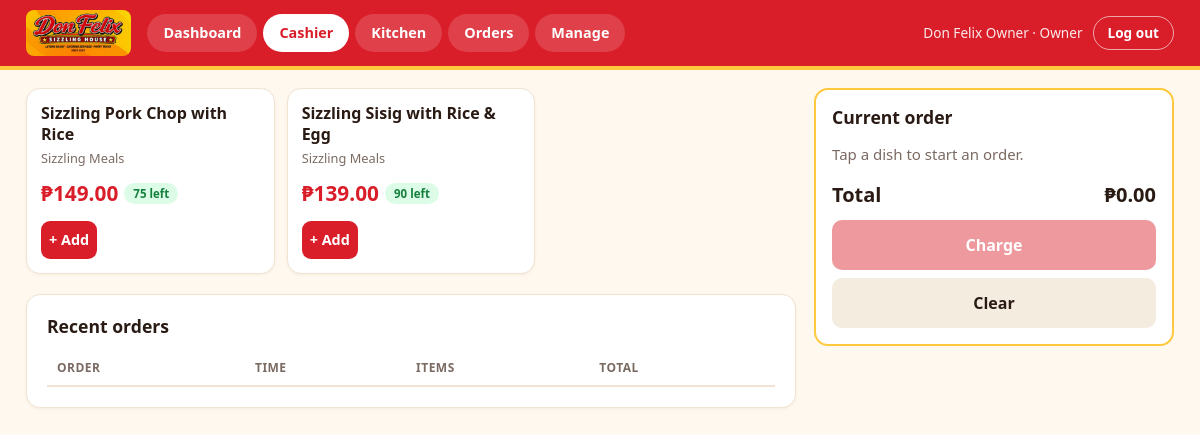
The app's page /pos_order.php (signed in) with its own data.
### tables this page shows
CREATE TABLE `menu_items` (
  `id` int(11) NOT NULL,
  `dish_name` varchar(100) NOT NULL,
  `category` varchar(50) NOT NULL,
  `price` decimal(10,2) NOT NULL,
  `is_available` tinyint(1) DEFAULT 1
);

### pos_order.php (the view, shortened to what this page needs)
<?php
require 'app.php';
$recipes = [];
$rq = $conn->query("SELECT r.menu_item_id, r.ingredient_id, r.quantity_required, i.item_name, i.unit, i.current_stock
                    FROM recipes r JOIN inventory i ON i.id = r.ingredient_id ORDER BY i.item_name");
foreach ($rq as $r) { $recipes[(int)$r['menu_item_id']][] = $r; }
$menu = [];
$dq = $conn->query("SELECT id, dish_name, category, price FROM menu_items WHERE is_available = 1 ORDER BY category, dish_name");
foreach ($dq as $d) {
    $id = (int)$d['id'];
    $ings = [];
    $left = null;
    $limit = '';
    foreach ($recipes[$id] ?? [] as $g) {
        $gid = (int)$g['ingredient_id'];
        $ings[] = ['id' => $gid, 'name' => $g['item_name'], 'unit' => $g['unit'], 'qty' => (float)$g['quantity_required']];
        if ((float)$g['quantity_required'] > 0) {
            $can = (int)floor(round((float)$g['current_stock'], 2) / (float)$g['quantity_required'] + 0.000001);
            if ($left === null || $can < $left) { $left = $can; $limit = $g['item_name']; }
        }
    }
    $menu[$id] = ['id' => $id, 'name' => $d['dish_name'], 'cat' => $d['category'], 'price' => (float)$d['price'], 'ings' => $ings, 'left' => $left, 'limit' => $limit];
}
?>
<!DOCTYPE html>
<html lang="en">
<head>
    <link rel="stylesheet" href="style.css">
</head>
<body>
<div class="wrap">
    <div class="pos">
        <div>
            <div class="tiles">
            <?php foreach ($menu as $d):
                if ($d['left'] === null) { $badge = ['', '']; }
                elseif ($d['left'] <= 0) { $badge = ['Out: ' . $d['limit'], 'r']; }
                elseif ($d['left'] <= 5) { $badge = [$d['left'] . ' left', 'w']; }
                else { $badge = [$d['left'] . ' left', 'g']; }
            ?>
                <button type="button" class="tile" onclick="addDish(<?php echo $d['id']; ?>)">
                    <span class="t-name"><?php echo e($d['name']); ?></span>
                    <span class="muted small"><?php echo e($d['cat']); ?></span>
                    <span class="t-row">
                        <span class="t-price"><?php echo peso($d['price']); ?></span>
                        <?php if ($badge[0] !== ''): ?><span class="bd <?php echo $badge[1]; ?>"><?php echo e($badge[0]); ?></span><?php endif; ?>
                    </span>
                    <span class="t-add">+ Add</span>
                </button>
            <?php endforeach; ?>
            </div>
            <div class="panel" style="margin-top:20px;">
                <h2>Recent orders</h2>
                <table>
                    <thead><tr><th>Order</th><th>Time</th><th>Items</th><th>Total</th></tr></thead>
                </table>
            </div>
        </div>
        <form class="cart" id="cartForm" method="POST" action="pos_order.php" onsubmit="return submitCart()">
            <h2>Current order</h2>
            <p id="empty" class="muted">Tap a dish to start an order.</p>
            <div class="tot"><span>Total</span><span id="total">₱0.00</span></div>
            <button type="submit" class="btn big" id="chargeBtn" disabled>Charge</button>
            <button type="button" class="btn ghost big" style="margin-top:8px;" onclick="clearCart()">Clear</button>
        </form>
    </div>
</div>
</body>
</html>

### style.css (style rules this page uses)
:root { --red:#d91e2a; --red-dark:#b3141f; --orange:#f97316; --yellow:#ffc83d; --ink:#2a1a14; --muted:#7a6a62; --bg:#fff8ee; --card:#fff; --line:#f0e3d2; --ok:#15803d; --ok-bg:#dcfce7; --warn:#b45309; --warn-bg:#fef3c7; --bad:#b91c1c; --bad-bg:#fee2e2; --radius:14px; }
* { box-sizing:border-box }
body { margin:0;background:var(--bg);color:var(--ink);font-family:"Segoe UI",system-ui,-apple-system,Roboto,Arial,sans-serif;font-size:15px;line-height:1.5 }
h1,h2,h3 { margin:0;line-height:1.25 }
.wrap { max-width:1180px;margin:0 auto;padding:18px 16px 40px }
.panel { background:var(--card);border:1px solid var(--line);border-radius:var(--radius);padding:20px;margin-bottom:20px;box-shadow:0 1px 3px rgba(120,60,20,.06);overflow-x:auto }
.panel>h2,.panel-head h2 { font-size:1.1rem;color:var(--ink) }
.panel>h2 { margin-bottom:14px }
table { width:100%;border-collapse:collapse;min-width:640px }
th { font-size:.75rem;letter-spacing:.04em;text-transform:uppercase;color:var(--muted);text-align:left;padding:8px 10px;border-bottom:2px solid var(--line) }
.muted { color:var(--muted) }
.small { font-size:.8rem }
.btn { font:inherit;font-weight:700;font-size:.88rem;border:0;border-radius:10px;padding:9px 14px;cursor:pointer;background:var(--red);color:#fff;display:inline-block }
.btn.ghost { background:#f5ece0;color:var(--ink) }
.btn.big { width:100%;padding:13px;font-size:1rem }
.btn[disabled] { opacity:.45;cursor:not-allowed }
.pos { display:grid;grid-template-columns:1fr 360px;gap:18px;align-items:start }
.tiles { display:grid;grid-template-columns:repeat(auto-fill,minmax(210px,1fr));gap:12px }
.tile { font:inherit;text-align:left;background:var(--card);border:1px solid var(--line);border-radius:var(--radius);padding:14px;cursor:pointer;display:flex;flex-direction:column;gap:4px;box-shadow:0 1px 3px rgba(120,60,20,.06);color:var(--ink) }
.t-name { font-weight:700;font-size:1rem;line-height:1.3 }
.t-row { display:flex;justify-content:space-between;align-items:center;margin-top:6px;gap:6px }
.t-price { font-size:1.3rem;font-weight:800;color:var(--red) }
.t-add { margin-top:8px;background:var(--red);color:#fff;border-radius:9px;padding:8px;text-align:center;font-weight:700;font-size:.9rem }
.bd { font-size:.72rem;font-weight:700;padding:2px 9px;border-radius:999px }
.bd.g { background:var(--ok-bg);color:var(--ok) }
.cart { background:var(--card);border:2px solid var(--yellow);border-radius:var(--radius);padding:16px;position:sticky;top:12px }
.cart h2 { font-size:1.1rem;margin-bottom:8px }
.tot { display:flex;justify-content:space-between;font-size:1.25rem;font-weight:800;margin:14px 0 10px }

### records on screen
menu_items: dish_name "Sizzling Pork Chop with Rice", category "Sizzling Meals", price "₱149.00", badge "75 left"
menu_items: dish_name "Sizzling Sisig with Rice & Egg", category "Sizzling Meals", price "₱139.00", badge "90 left"

### other values on screen
$t[0] "Dashboard"
$t[0] "Cashier"
$t[0] "Kitchen"
$t[0] "Orders"
$t[0] "Manage"
$_SESSION['user'] "Don Felix Owner"
$roleName "Owner"
